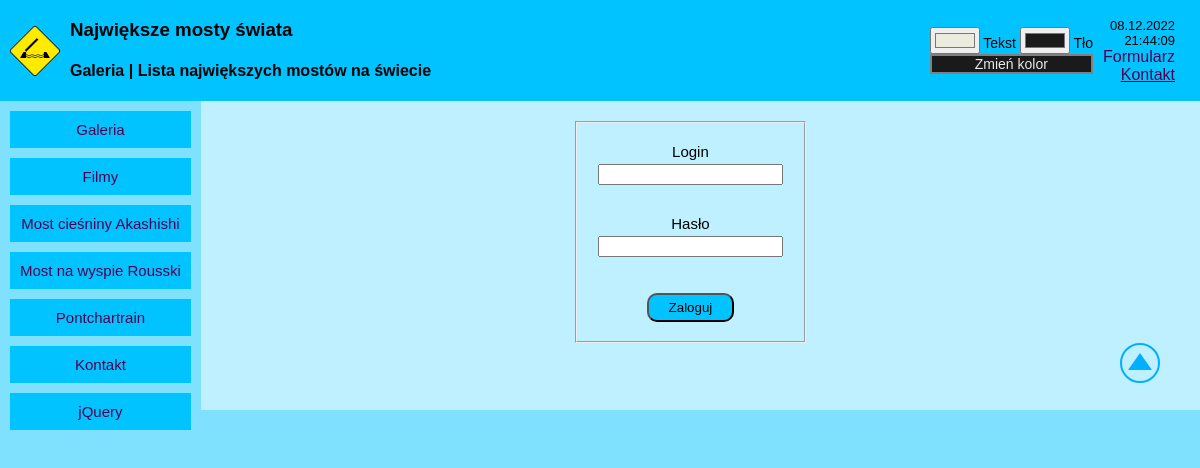
Page /index.php on the earlier database version.
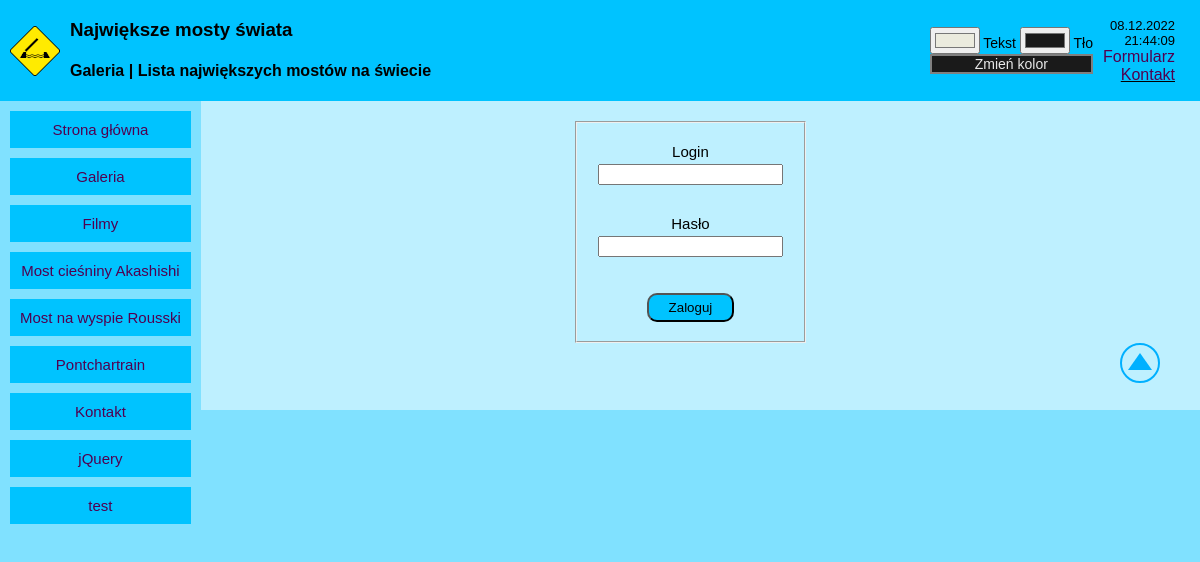
Same page on the later database version.
### tables this page shows
CREATE TABLE `page_list` (
  `id` int(10) UNSIGNED NOT NULL,
  `page_title` varchar(255) DEFAULT NULL,
  `page_content` text DEFAULT NULL,
  `status` int(11) DEFAULT 1
);

### showpage.php (called while the page is built, shortened)
<?php
    function pokazPodstrone($id, $link) {
        $id_clear = htmlspecialchars($id);
        $query = 'SELECT * FROM page_list WHERE id='.$id_clear.' LIMIT 1';
        $result = mysqli_query($link, $query);
        $row = mysqli_fetch_array($result);
        if(empty($row['id'])) {
            $web = '<h3>[nie znaleziono strony]</h3>';
        } else {
            $web = $row['page_content'];
        }
        return $web;
    }
?>

### cfg.php (called while the page is built, shortened)
<?php
    $baza = 'p_aplikacji_www';
    $login = 'maciej';
?>

### index.php (the view, shortened to what this page needs)
<?php
    include('cfg.php');
    include('admin/admin.php');
    include('showpage.php');
    $index = ControlPanel();
    $header = 6;
    $nav = 2;
    if($_GET['id'] && $_GET['id'] != $nav && $_GET['id'] != $header) {
        $content = pokazPodstrone($_GET['id'], $link);
    } else
        $content = $index;
?>
<!DOCTYPE HTML>
<html>
    <head>
        <link type="text/css" rel="stylesheet" href="css/style.css" />
        <link type="text/css" rel="stylesheet" href="css/forms.css" />
    </head>
    <body onload="showtime(), setcolors()">
        <div class="container vertical" id="fullscreen">
            <div class="container horizontal pad" id="header">
                <?= pokazPodstrone($header, $link) ?>
            </div>
            <div class="container horizontal" id="main">
                <div class="container vertical pad" id="nav">
                    <?= pokazPodstrone($nav, $link) ?>
                </div>
                <div id="content">
                    <?= $content ?>
                    <div style="display: block; margin-left: auto; text-align: end;"><a href="#top">
                        <svg height="40" width="40">
                            <circle cx="20" cy="20" r="19" stroke="#00b0ff" stroke-width="2" fill-opacity="0%" />
                            <polygon points="20,10 8,27 32,27" stroke-width="2" fill="#00b0ff" />
                        </svg>
                    </a></div>
                </div>
            </div>
        </div>
    </body>
</html>

### admin/admin.php (shortened to what this page needs)
<?php
function FormularzLogowania() {
    $return = '
    <div class="container vertical form">
        <form method="POST" name="login-form" enctype="multipart/form-data" action="'.$_SERVER['REQUEST_URI'].'">
        <fieldset>
            <div class="container vertical form-item">
            Login<br>
            <input name="login" type="text" id="imie"><br>
            Hasło<br>
            <input name="password" type="password" id="nazwisko"><br>
            <input class="btn neutralbtn" style="margin-top: 10px" type="submit" value="Zaloguj">
            </div>
        </fieldset>
        </form>
    </div>
    ';
    return $return;
}
function ControlPanel() {
    include('cfg.php');
    $login_failed_msg = '<br> <div class="errormsg">Niepoprawne dane logowania</div>';
    $logout_btn = '
    <form method="POST" name="logout-form" enctype="multipart/form-data" action="'.$_REQUEST['URI'].'">
    <input class="btn evilbtn" type="submit" name="logout" value="Wyloguj">
    </form>
    ';
    $return = 'something is missing';
    if($_SESSION['logged_in'] === true || ($_POST['login'] === $login && $_POST['password'] === $password)) {
        $_SESSION['login_failed'] = false;
        $_SESSION['logged_in'] = true;
        if(isset($_POST['logout'])) {
            $_SESSION['logged_in'] = false;
            RefreshPage();
        } else if(isset($_POST['edit_page'])) {
            $return = EdytujPodstrone();
        } else if(isset($_POST['delete_page'])) {
            $return = UsunPodstrone();
        } else if(isset($_POST['add_page'])) {
            $return = DodajNowaPodstrone();
        } else {
            $return = ListaPodstron();
        }
        $return = $return.$logout_btn;
    } else {
        if($_SESSION['login_failed'] === false) {
            $return = FormularzLogowania();
        } else {
            if($_POST['login'] == '' && $_POST['password'] == '')
                $return = FormularzLogowania();
            else
                $return = FormularzLogowania().$login_failed_msg;
        }
    }
    return $return;
}
?>

### css/style.css (style rules this page uses)
body { margin: 0px; font-family: Verdana, sans-serif; background-color: #80e1ff; }
#header { background-color: #00c3ff; column-gap: 10px; height: min-content; padding-top: 0px; padding-bottom: 0px; white-space: nowrap; }
#settings { margin-left: auto; font-size: 14px; }
#colswitch { border: 2px solid gray; background-color: #1a1a1a; color: #e8e8e8; text-align:center; }
#header-item-right { margin-right: 15px; text-align: right; }
#date, #time { font-size: 13px; }
#icon { width: 50px; height: 50px; }
#main { flex: auto; align-items: flex-start; background-color: #80e1ff; }
#nav { width: fit-content; min-width: fit-content; row-gap: 10px; position: sticky; top: 0px; }
.nav-item { background-color: #00c3ff; text-align: center; font-size: 15px; flex-shrink: 0; }
#content { flex: auto; background-color: #bef0ff; text-overflow: ellipsis; padding: 20px 40px 20px 20px; font-size: 15px; line-height: 1.7; min-height: 100%; }
.container { display: flex; }
.vertical { flex-direction: column; }
.horizontal { flex-direction: row; align-items: center; }
.pad { padding: 10px; }
a { text-decoration: none; color: #500050; }
.pointer { cursor: pointer; }

### css/forms.css (style rules this page uses)
.form { align-items: center; }
.form-item { align-items: center; margin: 10px; }
.btn { padding: 5px 20px 5px 20px; border-radius: 10px; }
.neutralbtn { background-color: #00c3ff; }

Differences in the rows shown:
changed page_list: page_content "Galeria Filmy Most cieśniny Akashishi Most na wyspie Rousski Pontchartrain Kontakt jQuery" → "Strona główna Galeria Filmy Most cieśniny Akashishi Most na wyspie Rousski Pontchartrain Kontakt jQuery test"
